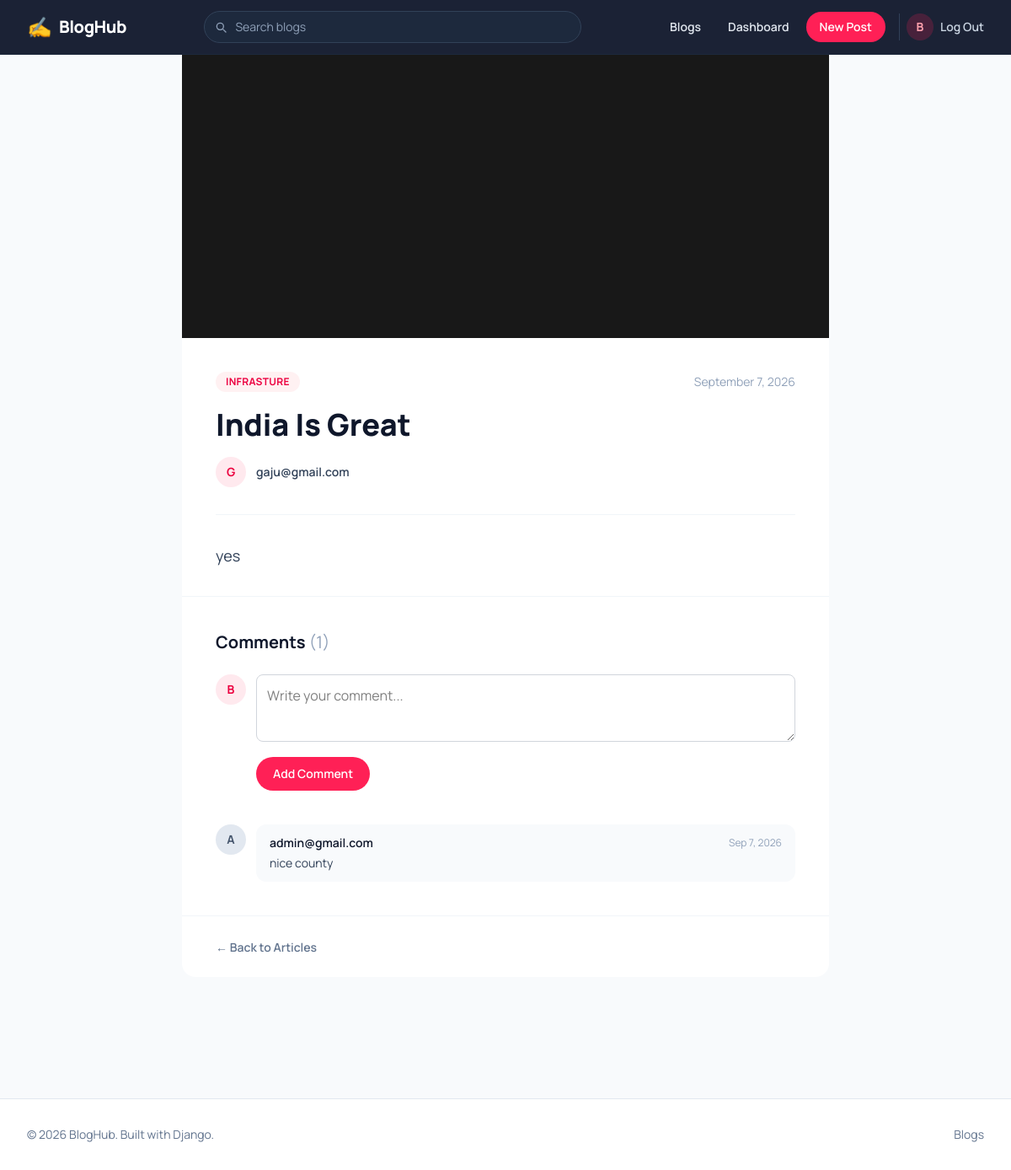
/blogs/5/ (signed in), run on the app's committed database.
### accounts/models.py (models this page shows)
class User(AbstractBaseUser, PermissionsMixin):
    roles = (
        ('admin','admin'),
        ('non-admin','non-admin')
    )
    id = models.UUIDField(primary_key=True, default=uuid.uuid4, unique=True, editable=False)
    email = models.EmailField(unique=True)
    full_name = models.CharField(max_length=50)
    phone_number = models.CharField()
    role = models.CharField(choices=roles, default='non-admin', max_length=15)
    created_at = models.DateTimeField(auto_now_add=True)
    updated_at = models.DateTimeField(auto_now=True)
    is_active = models.BooleanField(default=True)
    is_staff = models.BooleanField(default=False)
    is_superuser = models.BooleanField(default=False)
    objects = UserManager()
    USERNAME_FIELD = 'email'
    REQUIRED_FIELDS = []
    def __str__(self):
        return self.email

### blogs/models.py (models this page shows, shortened)
class BlogPostsModel(models.Model):
    categories = (
            ('science and tech','science and tech'),
            ('politics', 'politics'),
            ('sports', 'sports'),
            ('infrasture', 'infrasture'),
            ('finance', 'finance')
        )
    title = models.CharField(max_length=100)
    description = models.TextField()
    category = models.CharField(choices=categories, max_length=40)
    author = models.ForeignKey(User, on_delete=models.CASCADE)
    photo = models.ImageField(upload_to='blog_photos/')
    created_at = models.DateTimeField(auto_now_add=True)
    updated_at = models.DateTimeField(auto_now=True)

class CommentsModel(models.Model):
    comment = models.CharField(max_length=100)
    author = models.ForeignKey(User, on_delete=models.CASCADE)
    post = models.ForeignKey(BlogPostsModel, on_delete=models.CASCADE)
    created_at = models.DateTimeField(auto_now_add=True)
    updated_at = models.DateTimeField(auto_now=True)
    class Meta:
        constraints = [
            models.UniqueConstraint(
                fields=['author', 'post'],
                name='one_comment_per_user_per_post'
            )
        ]

### blogs/views.py (the view)
# urls.py: path('<int:pk>/',views.detailBlogView,name='detail-blog'),
def detailBlogView(request, pk):
    blog = get_object_or_404(BlogPostsModel, id=pk)
    comments = CommentsModel.objects.filter(post=blog).order_by('-created_at')
    if request.user.is_authenticated:
        comments = CommentsModel.objects.filter(post=blog).annotate(priority=Case(When(author=request.user,then=Value(0)),
                default=Value(1),output_field=IntegerField())).order_by('priority','-created_at')
    if request.method == 'POST':
        if not request.user.is_authenticated:
            return redirect(f'/login/?next={request.path}')
        already_commented = CommentsModel.objects.filter(author=request.user,post=blog).exists()
        if already_commented:
            messages.error(request,'You have already commented on this post.')
            return redirect('detail-blog',pk=blog.id)
        form = CreateCommentForm(request.POST)
        if form.is_valid():
            comment = form.save(commit=False)
            comment.author = request.user
            comment.post = blog
            comment.save()
            messages.success(request,'Comment added successfully!')
            return redirect('detail-blog',pk=blog.id)
    else:
        form = CreateCommentForm()
    return render(request,'blogs/detailBlog.html',{'blog': blog,'comments': comments,'form': form,})

### blogs/forms.py
class CreateCommentForm(forms.ModelForm):
    class Meta:
        model = CommentsModel
        fields = ['comment']
        widgets = {
            'comment': forms.Textarea(attrs={
                'class': 'w-full h-20 border border-gray-300 rounded-lg p-3',
                'rows': 4,
                'placeholder': 'Write your comment...'
            })
        }

### templates/blogs/detailBlog.html (shortened to what this page needs)
{% extends 'base.html' %}
{% block content %}
<main class="flex-1 bg-slate-50 pb-20">
    <article class="max-w-3xl mx-auto">
        {% if blog.photo %}
        <div class="w-full aspect-[16/7] overflow-hidden bg-slate-100">
            <img src="{{ blog.photo.url }}" alt="{{ blog.title }}" class="w-full h-full object-cover">
        </div>
        {% endif %}
        <div class="bg-white px-6 sm:px-10 pt-10">
            <div class="flex items-center justify-between mb-4">
                <span class="text-xs font-bold uppercase tracking-wide text-rose-600 bg-rose-50 px-3 py-1 rounded-full">
                    {{ blog.category|title }}
                </span>
                <span class="text-sm text-slate-400">{{ blog.created_at|date:"F j, Y" }}</span>
            </div>
            <h1 class="text-3xl sm:text-4xl font-extrabold text-slate-900 leading-tight mb-4">
                {{ blog.title|title }}
            </h1>
            <div class="flex items-center gap-3 pb-8 border-b border-slate-100">
                <span class="w-9 h-9 rounded-full bg-rose-500/10 text-rose-600 flex items-center justify-center text-sm font-bold">
                    {{ blog.author|stringformat:"s"|first|upper }}
                </span>
                <span class="text-sm font-semibold text-slate-700">{{ blog.author }}</span>
            </div>
            <div class="prose prose-slate max-w-none py-8">
                <p class="text-slate-700 text-lg leading-8 whitespace-pre-line">{{ blog.description }}</p>
            </div>
        </div>
        <div class="bg-white px-6 sm:px-10 py-10 border-t border-slate-100">
            <h2 class="text-xl font-bold text-slate-900 mb-6">
                Comments <span class="text-slate-400 font-normal">({{ comments|length }})</span>
            </h2>
            {% if user.is_authenticated %}
            <form method="post" class="mb-10 flex gap-3 items-start">
                <span class="w-9 h-9 shrink-0 rounded-full bg-rose-500/10 text-rose-600 flex items-center justify-center text-sm font-bold">
                    {{ request.user.full_name|default:request.user.email|first|upper }}
                </span>
                <div class="flex-1">
                    {{ form.comment }}
                    <button type="submit"
                        class="mt-3 bg-rose-500 hover:bg-rose-400 text-white text-sm font-semibold px-5 py-2.5 rounded-full transition">
                        Add Comment
                    </button>
                </div>
            </form>
            {% endif %}
            <div class="space-y-6">
                {% for comment in comments %}
                <div class="flex gap-3">
                    <span class="w-9 h-9 shrink-0 rounded-full bg-slate-200 text-slate-600 flex items-center justify-center text-sm font-bold">
                        {{ comment.author.email|first|upper }}
                    </span>
                    <div class="flex-1 bg-slate-50 rounded-xl px-4 py-3">
                        <div class="flex justify-between items-center mb-1">
                            <p class="font-semibold text-slate-900 text-sm">{{ comment.author.email }}</p>
                            <p class="text-xs text-slate-400">{{ comment.created_at|date:"M j, Y" }}</p>
                        </div>
                        <p class="text-slate-700 text-sm">{{ comment.comment }}</p>
                    </div>
                </div>
                {% empty %}
                <p class="text-slate-400 text-sm text-center py-8">No comments yet. Be the first to comment!</p>
                {% endfor %}
            </div>
        </div>
        <div class="bg-white px-6 sm:px-10 py-6 border-t border-slate-100 rounded-b-2xl">
            <a href="{% url 'list-blogs' %}" class="inline-flex items-center gap-1 text-sm font-semibold text-slate-500 hover:text-rose-600 transition">
                ← Back to Articles
            </a>
        </div>
    </article>
</main>
{% endblock content %}

### templates/base.html (shortened to what this page needs)
{% load static %}
<!DOCTYPE html>
<html lang="en">
<head>
    <link rel="stylesheet" href="{% static 'css/output.css' %}">
</head>
<body class="min-h-screen flex flex-col bg-slate-50 font-[Manrope]">
    <nav class="sticky top-0 z-50 bg-slate-900/95 backdrop-blur border-b border-slate-800">
        <div class="max-w-7xl mx-auto px-4 sm:px-6 lg:px-8">
            <div class="flex justify-between items-center h-16 gap-4">
                <a href="{% url 'list-blogs' %}" class="flex items-center gap-2 shrink-0">
                    <span class="text-2xl">✍️</span>
                    <span class="font-extrabold text-xl text-white tracking-tight">BlogHub</span>
                </a>
                <form action="{% url 'search-blogs' %}" method="get" class="hidden md:flex flex-1 max-w-md">
                    <div class="relative w-full">
                        <svg class="absolute left-3 top-1/2 -translate-y-1/2 w-4 h-4 text-slate-400" fill="none" stroke="currentColor" viewBox="0 0 24 24"><path stroke-linecap="round" stroke-linejoin="round" stroke-width="2" d="M21 21l-4.35-4.35M17 11a6 6 0 11-12 0 6 6 0 0112 0z"/></svg>
                        <input type="text" placeholder="Search blogs" name="search_blogs"
                            class="w-full pl-9 pr-3 py-2 rounded-full bg-slate-800 text-slate-100 placeholder-slate-400 text-sm border border-slate-700 focus:outline-none focus:ring-2 focus:ring-rose-500 focus:border-transparent">
                    </div>
                </form>
                <div class="flex items-center gap-1 sm:gap-2 shrink-0">
                    <a href="{% url 'list-blogs' %}" class="hidden sm:inline-block text-sm font-semibold text-slate-200 hover:text-white px-3 py-2 rounded-lg hover:bg-slate-800 transition">Blogs</a>
                    {% if user.is_authenticated %}
                        <a href="{% url 'dashboard' %}" class="hidden sm:inline-block text-sm font-semibold text-slate-200 hover:text-white px-3 py-2 rounded-lg hover:bg-slate-800 transition">Dashboard</a>
                        <a href="{% url 'create-blog' %}" class="text-sm font-semibold bg-rose-500 hover:bg-rose-400 text-white px-4 py-2 rounded-full transition">New Post</a>
                        <div class="hidden md:flex items-center gap-2 pl-2 ml-2 border-l border-slate-700">
                            <span class="w-8 h-8 rounded-full bg-rose-500/20 text-rose-300 flex items-center justify-center text-sm font-bold">
                                {{ request.user.full_name|default:request.user.email|first|upper }}
                            </span>
                            <a href="{% url 'logout' %}" class="text-sm font-semibold text-slate-300 hover:text-white transition">Log Out</a>
                        </div>
                    {% elif request.path != '/accounts/login/' %}
                        <a href="{% url 'login' %}" class="text-sm font-semibold bg-rose-500 hover:bg-rose-400 text-white px-4 py-2 rounded-full transition">Login</a>
                    {% endif %}
                </div>
            </div>
        </div>
    </nav>
    <div class="flex-1 flex flex-col">
        {% block content %}
        {% endblock content %}
    </div>
    <footer class="border-t border-slate-200 bg-white mt-16">
        <div class="max-w-7xl mx-auto px-4 sm:px-6 lg:px-8 py-8 flex flex-col sm:flex-row justify-between items-center gap-3">
            <p class="text-sm text-slate-500">© {% now "Y" %} BlogHub. Built with Django.</p>
            <div class="flex items-center gap-4 text-sm text-slate-500">
                <a href="{% url 'list-blogs' %}" class="hover:text-slate-800 transition">Blogs</a>
            </div>
        </div>
    </footer>
</body>
</html>

### data on the page
User: user.full_name|first "B"
BlogPostsModel: photo (picture), category "INFRASTURE", created_at "September 7, 2026", title "India Is Great", author|first "G", author "gaju@gmail.com", description "yes"
CommentsModel: author.email|first "A", author.email "admin@gmail.com", created_at "Sep 7, 2026", comment "nice county"

### other printed values
{{ comments|length }} "1"
